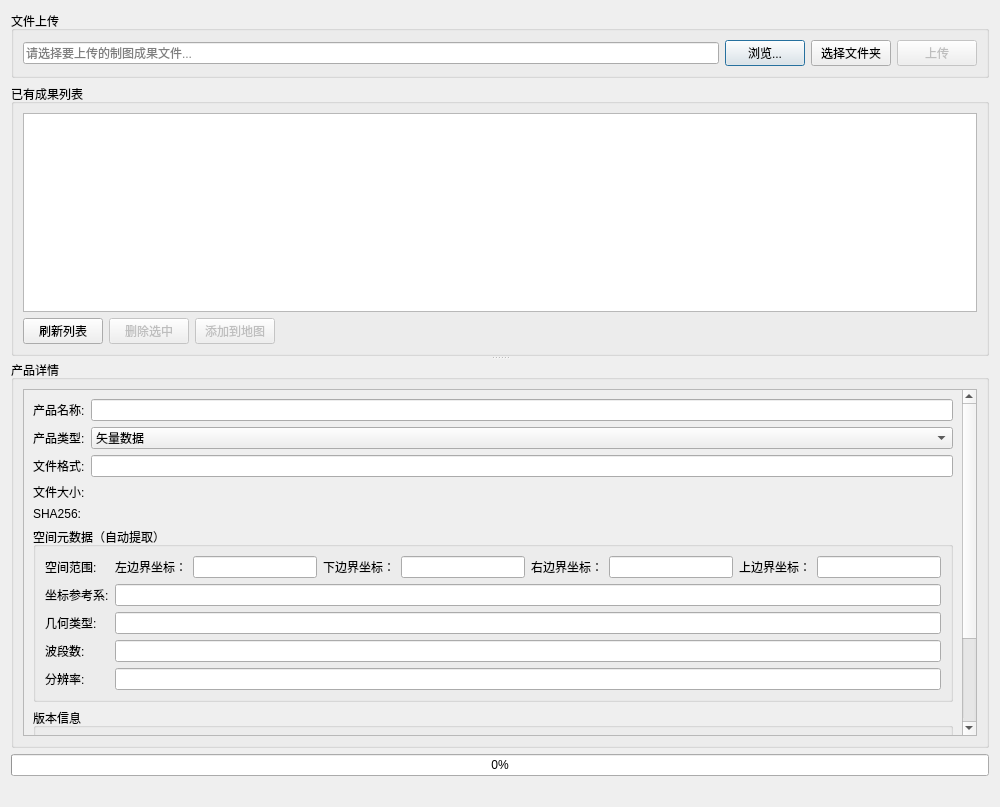
<?xml version="1.0" encoding="UTF-8"?>
<ui version="4.0">
 <class>ProductStorageDialog</class>
 <widget class="QDialog" name="ProductStorageDialog">
  <property name="geometry">
   <rect>
    <x>0</x>
    <y>0</y>
    <width>1000</width>
    <height>807</height>
   </rect>
  </property>
  <property name="windowTitle">
   <string>成果存储与管理</string>
  </property>
  <layout class="QVBoxLayout" name="mainLayout">
   <item>
    <widget class="QGroupBox" name="fileGroup">
     <property name="title">
      <string>文件上传</string>
     </property>
     <layout class="QHBoxLayout" name="fileLayout">
      <item>
       <widget class="QLineEdit" name="mFilePathEdit">
        <property name="readOnly">
         <bool>true</bool>
        </property>
        <property name="placeholderText">
         <string>请选择要上传的制图成果文件...</string>
        </property>
       </widget>
      </item>
      <item>
       <widget class="QPushButton" name="mBrowseBtn">
        <property name="text">
         <string>浏览...</string>
        </property>
       </widget>
      </item>
      <item>
       <widget class="QPushButton" name="mBrowseFolderBtn">
        <property name="text">
         <string>选择文件夹</string>
        </property>
       </widget>
      </item>
      <item>
       <widget class="QPushButton" name="mUploadBtn">
        <property name="enabled">
         <bool>false</bool>
        </property>
        <property name="text">
         <string>上传</string>
        </property>
       </widget>
      </item>
     </layout>
    </widget>
   </item>
   <item>
    <widget class="QSplitter" name="splitter">
     <property name="orientation">
      <enum>Qt::Vertical</enum>
     </property>
     <widget class="QGroupBox" name="listGroup">
      <property name="title">
       <string>已有成果列表</string>
      </property>
      <layout class="QVBoxLayout" name="listLayout">
       <item>
        <widget class="QTableWidget" name="mProductTable">
         <property name="editTriggers">
          <set>QAbstractItemView::NoEditTriggers</set>
         </property>
         <property name="selectionMode">
          <enum>QAbstractItemView::SingleSelection</enum>
         </property>
         <property name="selectionBehavior">
          <enum>QAbstractItemView::SelectRows</enum>
         </property>
         <attribute name="horizontalHeaderStretchLastSection">
          <bool>true</bool>
         </attribute>
        </widget>
       </item>
       <item>
        <layout class="QHBoxLayout" name="listBtnLayout">
         <item>
          <widget class="QPushButton" name="mRefreshBtn">
           <property name="text">
            <string>刷新列表</string>
           </property>
          </widget>
         </item>
         <item>
          <widget class="QPushButton" name="mDeleteBtn">
           <property name="enabled">
            <bool>false</bool>
           </property>
           <property name="text">
            <string>删除选中</string>
           </property>
          </widget>
         </item>
         <item>
          <widget class="QPushButton" name="mAddToMapBtn">
           <property name="enabled">
            <bool>false</bool>
           </property>
           <property name="text">
            <string>添加到地图</string>
           </property>
          </widget>
         </item>
         <item>
          <spacer name="listBtnSpacer">
           <property name="orientation">
            <enum>Qt::Horizontal</enum>
           </property>
           <property name="sizeHint" stdset="0">
            <size>
             <width>40</width>
             <height>20</height>
            </size>
           </property>
          </spacer>
         </item>
        </layout>
       </item>
      </layout>
     </widget>
     <widget class="QGroupBox" name="detailGroup">
      <property name="title">
       <string>产品详情</string>
      </property>
      <layout class="QVBoxLayout" name="detailLayout">
       <item>
        <widget class="QScrollArea" name="infoScrollArea">
         <property name="widgetResizable">
          <bool>true</bool>
         </property>
         <widget class="QWidget" name="infoWidget">
          <property name="geometry">
           <rect>
            <x>0</x>
            <y>-52</y>
            <width>943</width>
            <height>420</height>
           </rect>
          </property>
          <layout class="QFormLayout" name="infoLayout">
           <item row="0" column="0">
            <widget class="QLabel" name="productNameLabel">
             <property name="text">
              <string>产品名称:</string>
             </property>
            </widget>
           </item>
           <item row="0" column="1">
            <widget class="QLineEdit" name="mProductNameEdit"/>
           </item>
           <item row="1" column="0">
            <widget class="QLabel" name="productTypeLabel">
             <property name="text">
              <string>产品类型:</string>
             </property>
            </widget>
           </item>
           <item row="1" column="1">
            <widget class="QComboBox" name="mProductTypeCombo">
             <item>
              <property name="text">
               <string>矢量数据</string>
              </property>
             </item>
             <item>
              <property name="text">
               <string>栅格数据</string>
              </property>
             </item>
             <item>
              <property name="text">
               <string>CAD</string>
              </property>
             </item>
             <item>
              <property name="text">
               <string>AI</string>
              </property>
             </item>
             <item>
              <property name="text">
               <string>CDR</string>
              </property>
             </item>
             <item>
              <property name="text">
               <string>PDF</string>
              </property>
             </item>
             <item>
              <property name="text">
               <string>Other</string>
              </property>
             </item>
            </widget>
           </item>
           <item row="2" column="0">
            <widget class="QLabel" name="fileFormatLabel">
             <property name="text">
              <string>文件格式:</string>
             </property>
            </widget>
           </item>
           <item row="2" column="1">
            <widget class="QLineEdit" name="mFileFormatEdit">
             <property name="readOnly">
              <bool>true</bool>
             </property>
            </widget>
           </item>
           <item row="3" column="0">
            <widget class="QLabel" name="fileSizeTextLabel">
             <property name="text">
              <string>文件大小:</string>
             </property>
            </widget>
           </item>
           <item row="3" column="1">
            <widget class="QLabel" name="mFileSizeLabel">
             <property name="text">
              <string/>
             </property>
            </widget>
           </item>
           <item row="4" column="0">
            <widget class="QLabel" name="fileHashTextLabel">
             <property name="text">
              <string>SHA256:</string>
             </property>
            </widget>
           </item>
           <item row="4" column="1">
            <widget class="QLabel" name="mFileHashLabel">
             <property name="text">
              <string/>
             </property>
             <property name="wordWrap">
              <bool>true</bool>
             </property>
            </widget>
           </item>
           <item row="5" column="0" colspan="2">
            <widget class="QGroupBox" name="spatialGroup">
             <property name="title">
              <string>空间元数据（自动提取）</string>
             </property>
             <layout class="QFormLayout" name="spatialLayout">
              <item row="0" column="0">
               <widget class="QLabel" name="extentLabel">
                <property name="text">
                 <string>空间范围:</string>
                </property>
               </widget>
              </item>
              <item row="0" column="1">
               <layout class="QHBoxLayout" name="extentLayout">
                <item>
                 <widget class="QLabel" name="minXLabel">
                  <property name="text">
                   <string>左边界坐标：</string>
                  </property>
                 </widget>
                </item>
                <item>
                 <widget class="QLineEdit" name="mMinXEdit">
                  <property name="readOnly">
                   <bool>true</bool>
                  </property>
                 </widget>
                </item>
                <item>
                 <widget class="QLabel" name="minYLabel">
                  <property name="text">
                   <string>下边界坐标：</string>
                  </property>
                 </widget>
                </item>
                <item>
                 <widget class="QLineEdit" name="mMinYEdit">
                  <property name="readOnly">
                   <bool>true</bool>
                  </property>
                 </widget>
                </item>
                <item>
                 <widget class="QLabel" name="maxXLabel">
                  <property name="text">
                   <string>右边界坐标：</string>
                  </property>
                 </widget>
                </item>
                <item>
                 <widget class="QLineEdit" name="mMaxXEdit">
                  <property name="readOnly">
                   <bool>true</bool>
                  </property>
                 </widget>
                </item>
                <item>
                 <widget class="QLabel" name="maxYLabel">
                  <property name="text">
                   <string>上边界坐标：</string>
                  </property>
                 </widget>
                </item>
                <item>
                 <widget class="QLineEdit" name="mMaxYEdit">
                  <property name="readOnly">
                   <bool>true</bool>
                  </property>
                 </widget>
                </item>
               </layout>
              </item>
              <item row="1" column="0">
               <widget class="QLabel" name="crsLabel">
                <property name="text">
                 <string>坐标参考系:</string>
                </property>
               </widget>
              </item>
              <item row="1" column="1">
               <widget class="QLineEdit" name="mCRSEdit">
                <property name="readOnly">
                 <bool>true</bool>
                </property>
               </widget>
              </item>
              <item row="2" column="0">
               <widget class="QLabel" name="geometryTypeLabel">
                <property name="text">
                 <string>几何类型:</string>
                </property>
               </widget>
              </item>
              <item row="2" column="1">
               <widget class="QLineEdit" name="mGeometryTypeEdit">
                <property name="readOnly">
                 <bool>true</bool>
                </property>
               </widget>
              </item>
              <item row="3" column="0">
               <widget class="QLabel" name="bandCountLabel">
                <property name="text">
                 <string>波段数:</string>
                </property>
               </widget>
              </item>
              <item row="3" column="1">
               <widget class="QLineEdit" name="mBandCountEdit">
                <property name="readOnly">
                 <bool>true</bool>
                </property>
               </widget>
              </item>
              <item row="4" column="0">
               <widget class="QLabel" name="resolutionLabel">
                <property name="text">
                 <string>分辨率:</string>
                </property>
               </widget>
              </item>
              <item row="4" column="1">
               <widget class="QLineEdit" name="mResolutionEdit">
                <property name="readOnly">
                 <bool>true</bool>
                </property>
               </widget>
              </item>
             </layout>
            </widget>
           </item>
           <item row="6" column="0" colspan="2">
            <widget class="QGroupBox" name="versionGroup">
             <property name="title">
              <string>版本信息</string>
             </property>
             <layout class="QFormLayout" name="versionLayout">
              <item row="0" column="0">
               <widget class="QLabel" name="versionLabel">
                <property name="text">
                 <string>版本号:</string>
                </property>
               </widget>
              </item>
              <item row="0" column="1">
              <widget class="QLineEdit" name="mVersionEdit">
               <property name="text">
                <string>1</string>
               </property>
              </widget>
              </item>
              <item row="1" column="0">
               <widget class="QLabel" name="versionNoteLabel">
                <property name="text">
                 <string>版本说明:</string>
                </property>
               </widget>
              </item>
              <item row="1" column="1">
               <widget class="QTextEdit" name="mVersionNoteEdit">
                <property name="maximumSize">
                 <size>
                  <width>16777215</width>
                  <height>80</height>
                 </size>
                </property>
                <property name="placeholderText">
                 <string>请输入版本说明...</string>
                </property>
               </widget>
              </item>
             </layout>
            </widget>
           </item>
          </layout>
         </widget>
        </widget>
       </item>

      </layout>
     </widget>
    </widget>
   </item>
   <item>
    <widget class="QProgressBar" name="mProgressBar">
     <property name="visible">
      <bool>false</bool>
     </property>
     <property name="value">
      <number>0</number>
     </property>
    </widget>
   </item>
   <item>
    <widget class="QLabel" name="mProgressLabel">
     <property name="visible">
      <bool>false</bool>
     </property>
     <property name="text">
      <string/>
     </property>
     <property name="alignment">
      <set>Qt::AlignCenter</set>
     </property>
    </widget>
   </item>
  </layout>
 </widget>
 <resources/>
 <connections/>
</ui>
